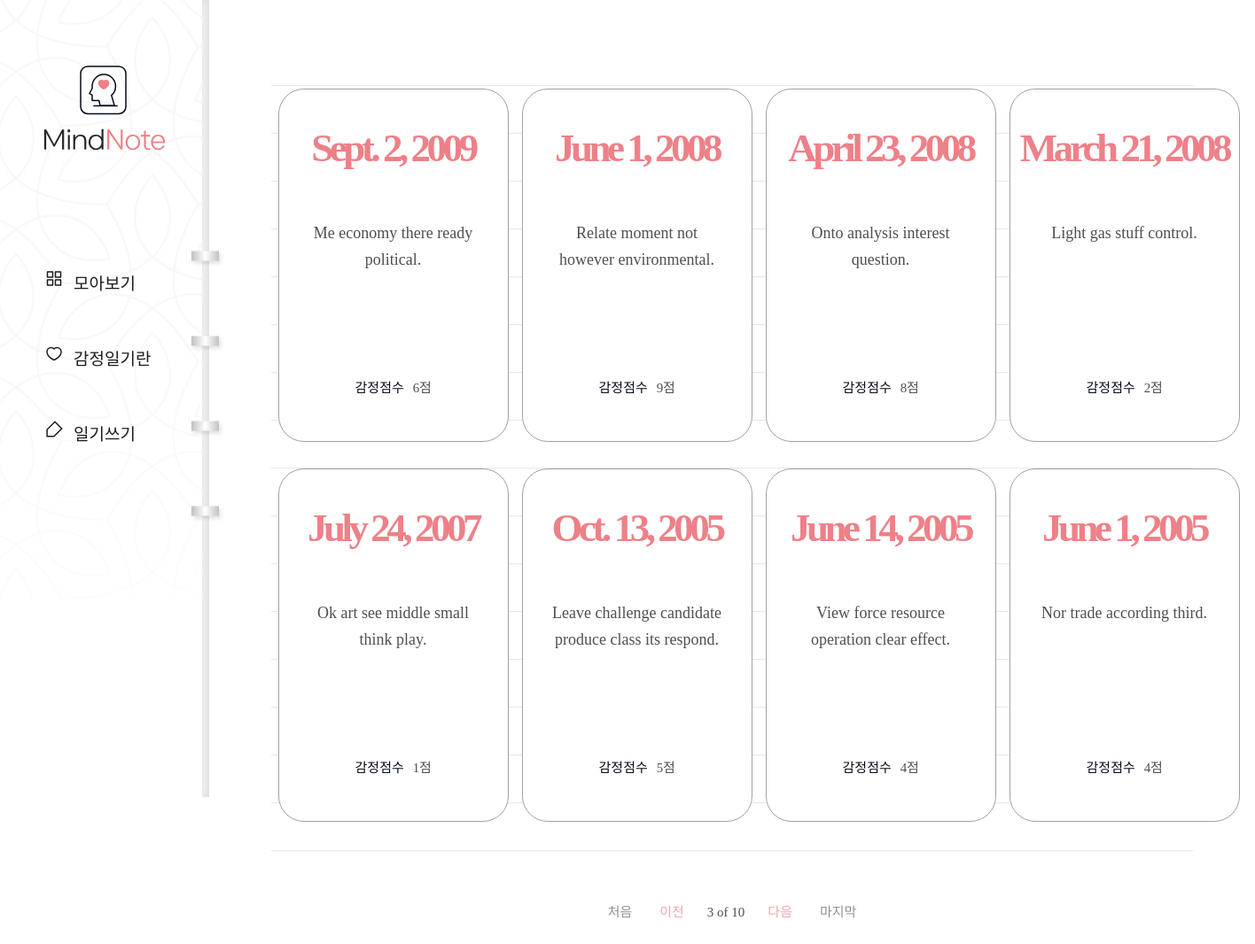
/diary/?page=3, run on the app's committed database.
### diary/models.py (models this page shows, shortened)
class Page(models.Model):
    title = models.CharField(max_length=100, validators=[validate_no_hash])
    content = models.TextField(validators=[validate_no_hash])
    feeling = models.CharField(max_length=80, validators=[validate_no_number, validate_no_hash])
    score = models.IntegerField(validators=[validate_score])
    dt_created = models.DateField()

### diary/views.py (the view)
# urls.py: path('diary/', views.PageListView.as_view(), name='page-list'),
class PageListView(ListView):
    model = Page
    template_name = 'diary/page_list.html'
    context_object_name = 'pages'
    ordering = ['-dt_created']
    paginate_by = 8
    page_kwarg = 'page'

### diary/templates/diary/page_list.html (shortened to what this page needs)
{% extends './base.html' %}
{% load static %}
{% block content%}
{% if pages %}
    <div class="wrap-note">
        <div class="note">
            <div class="note-list">
                <ul>
                    {% for page in pages %}
                    <li>
                        <a href="{% url 'page-detail' page.id %}">
                            <div class="date">
                                <span>{{page.dt_created}}</span>
                            </div>
                            <h2>{{page.title}}</h2>
                            <div class="score">
                                <p>감정점수</p>
                                <span>{{page.score}}점</span>
                            </div>
                        </a>
                    </li>
                    {% endfor %}
                </ul>
            </div>
            <div class="paging">
                {% if page_obj.has_previous %}
                    <a href="?page=1" class="first">처음</a>
                    <a href="?page={{page_obj.previous_page_number}}" class="prev">이전</a>
                {% endif %}
                <span>
                    <p>{{page_obj.number}} of {{page_obj.paginator.num_pages}}</p>
                </span>
                {% if page_obj.has_next %}
                    <a href="?page={{page_obj.next_page_number}}" class="next">다음</a>
                    <a href="?page={{page_obj.paginator.num_pages}}" class="last">마지막</a>
                {% endif %}
            </div>
        </div>
    </div>
{% endif %}
{% endblock content %}

### diary/static/diary/css/styles.css (style rules this page uses)
h1,h2,h3,p,a,ul,li { margin: 0; padding: 0; font-family: 'NanumSquare'; list-style: none; text-decoration: none; outline: none; }
html { position: relative; min-height: 100%; margin: 0; }
body { margin: 0; padding: 0; -webkit-font-smoothing: antialiased; -moz-osx-font-smoothing: auto; }
.wrap-note .note { padding-left: 236px; padding-top: 50px; padding-bottom: 200px; }
.note-list { margin: 0 70px; padding-top: 50px; background: url(../image/note-bg.svg) repeat-x center/1535px 974px; }
.note-list ul { overflow: hidden; width: 1100px; margin: 0 auto; padding-bottom: 50px; }
.note-list ul li { float: left; width: 25%; padding-bottom: 30px; }
.note-list ul li a { display: block; width: 258px; height: 397px; margin: 0 auto; background: #fff; border: solid 1px #a3a0a0; border-radius: 29px; }
.note-list ul li a .date { margin-top: 40px; margin-bottom: 55px; text-align: center; }
.note-list ul li a .date span { display: block; font-family: 'NanumSquare'; color: #ee8088; font-weight: 700; font-size: 45px; letter-spacing: -4.47px; }
.note-list ul li a h2 { width: 196px; height: 150px; margin: 0 auto; font-family: 'NanumBarunpen'; color: #4e4f53; font-weight: normal; font-size: 18px; line-height: 1.67; text-align: center; }
.note-list ul li a .score { margin-top: 28px; text-align: center; }
.note-list ul li a .score p { display: inline-block; font-family: 'NanumSquare'; color: #060b18; font-size: 15px; }
.note-list ul li a .score span { padding-left: 6px; font-family: 'NanumBarunpen'; color: #4e4f53; font-size: 15px; letter-spacing: -0.29px; }
.paging { margin-top: 10px; text-align: center; }
.paging a { display: inline-block; font-family: 'NanumSquare'; font-size: 15px; }
.paging .first,.paging .last { color: #929191; }
.paging .first { margin-right: 27px; }
.paging .last { margin-left: 27px; }
.paging .prev,.paging .next { color: #f2a6ac; }
.paging span { display: inline-block; }
.paging span p { margin: 0 22px; font-family: 'NanumSquare'; color: #4e4f53; font-size: 15px; }

### data on the page
Page: dt_created "Sept. 2, 2009", title "Me economy there ready political.", score "6"
Page: dt_created "June 1, 2008", title "Relate moment not however environmental.", score "9"
Page: dt_created "April 23, 2008", title "Onto analysis interest question.", score "8"
Page: dt_created "March 21, 2008", title "Light gas stuff control.", score "2"
Page: dt_created "July 24, 2007", title "Ok art see middle small think play.", score "1"
Page: dt_created "Oct. 13, 2005", title "Leave challenge candidate produce class its respond.", score "5"
Page: dt_created "June 14, 2005", title "View force resource operation clear effect.", score "4"
Page: dt_created "June 1, 2005", title "Nor trade according third.", score "4"

### other printed values
{{ page_obj.number }} "3"
{{ page_obj.paginator.num_pages }} "10"
